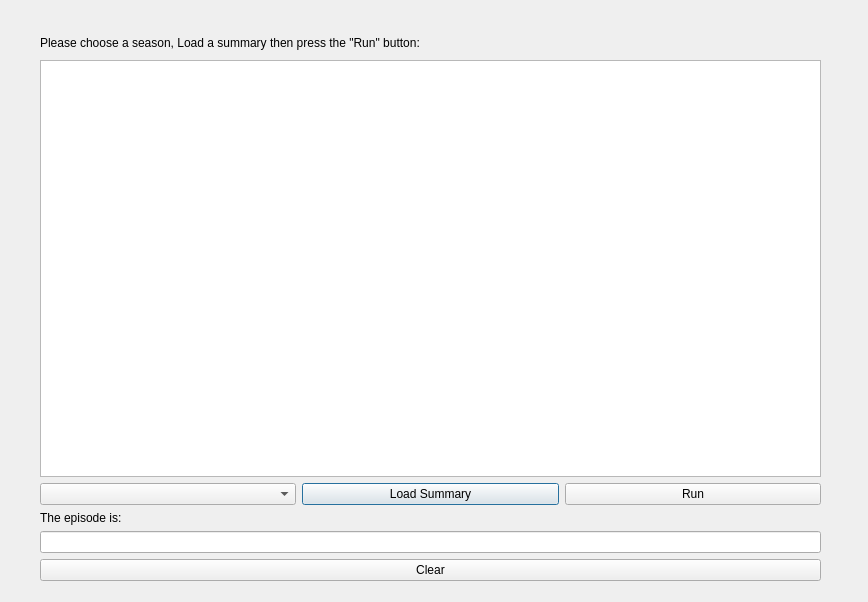
<?xml version="1.0" encoding="UTF-8"?>
<ui version="4.0">
 <class>Dialog</class>
 <widget class="QDialog" name="Dialog">
  <property name="geometry">
   <rect>
    <x>0</x>
    <y>0</y>
    <width>868</width>
    <height>602</height>
   </rect>
  </property>
  <property name="windowTitle">
   <string>Finding episode's number from it's summary-Big Bang Theory subtitles</string>
  </property>
  <property name="whatsThis">
   <string/>
  </property>
  <property name="sizeGripEnabled">
   <bool>false</bool>
  </property>
  <widget class="QWidget" name="verticalLayoutWidget">
   <property name="geometry">
    <rect>
     <x>40</x>
     <y>60</y>
     <width>781</width>
     <height>521</height>
    </rect>
   </property>
   <layout class="QVBoxLayout" name="verticalLayout">
    <item>
     <widget class="QTextEdit" name="summary_text"/>
    </item>
    <item>
     <layout class="QHBoxLayout" name="horizontalLayout_2">
      <item>
       <widget class="QComboBox" name="season_combo_box"/>
      </item>
      <item>
       <widget class="QPushButton" name="load_summary_button">
        <property name="text">
         <string>Load Summary</string>
        </property>
       </widget>
      </item>
      <item>
       <widget class="QPushButton" name="run_button">
        <property name="text">
         <string>Run</string>
        </property>
       </widget>
      </item>
     </layout>
    </item>
    <item>
     <widget class="QLabel" name="label">
      <property name="text">
       <string>The episode is:</string>
      </property>
     </widget>
    </item>
    <item>
     <widget class="QLineEdit" name="episode_text"/>
    </item>
    <item>
     <widget class="QPushButton" name="clear_button">
      <property name="text">
       <string>Clear</string>
      </property>
     </widget>
    </item>
   </layout>
  </widget>
  <widget class="QLabel" name="label_2">
   <property name="geometry">
    <rect>
     <x>40</x>
     <y>31</y>
     <width>631</width>
     <height>23</height>
    </rect>
   </property>
   <property name="text">
    <string>Please choose a season, Load a summary then press the &quot;Run&quot; button:</string>
   </property>
  </widget>
 </widget>
 <resources/>
 <connections/>
</ui>
